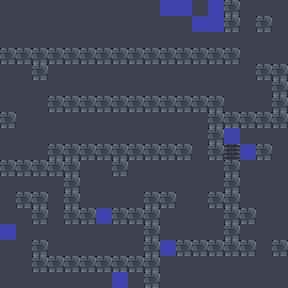

This is a level from a 2D game, rendered from its Tiled map with the project's own tilesets. A one-line summary and the complete map file follow:
An orthogonal 18x18 tile map with 16x16 px tiles, 1 tile layer (terrain) and 10 objects.

<map version="1.10" tiledversion="1.11.2" orientation="orthogonal" renderorder="right-down" width="18" height="18" tilewidth="16" tileheight="16" infinite="0" nextlayerid="3" nextobjectid="11">
 <properties>
  <property name="name" value="Niveau 2" />
  <property name="author" value="moineau" />
  <property name="goldMoves" type="int" value="151" />
 </properties>
 <tileset firstgid="1" source="tileset.tsx" />
 <layer id="1" name="terrain" width="18" height="18">
  <data encoding="csv">
1,1,1,1,1,1,1,1,1,1,3,3,1,3,4,1,1,1,
1,1,1,1,1,1,1,1,1,1,1,1,3,3,4,1,4,1,
1,1,1,1,1,1,1,1,1,1,1,1,1,1,1,1,1,1,
4,4,4,4,4,4,4,4,4,4,4,4,4,4,4,1,1,1,
1,1,4,1,1,1,1,1,1,1,1,1,1,1,1,1,4,4,
1,1,1,1,1,1,1,1,1,1,1,1,1,1,1,1,1,4,
1,1,1,4,4,4,4,4,4,4,4,4,4,4,1,1,1,4,
4,1,1,1,1,1,1,1,1,1,1,1,1,4,4,4,4,4,
1,1,1,1,1,1,1,1,1,1,1,1,1,4,3,1,1,1,
1,1,1,4,4,4,4,4,4,4,4,4,1,4,5,3,4,1,
4,4,4,4,4,1,1,4,1,1,1,1,1,1,4,1,1,1,
1,1,1,1,4,1,1,1,1,1,1,1,1,1,4,1,1,1,
1,4,4,1,4,1,1,1,1,4,4,1,1,4,4,1,1,1,
1,1,4,1,4,4,3,4,4,4,1,1,1,1,4,4,1,1,
3,1,1,1,1,1,1,1,1,4,1,1,1,1,4,1,1,1,
1,1,4,1,1,1,1,1,1,4,3,4,4,4,4,4,1,4,
1,1,4,4,4,4,4,4,4,4,1,1,1,1,1,1,1,1,
1,1,1,1,1,1,1,3,1,4,1,1,1,1,1,1,1,1
</data>
 </layer>
 <objectgroup id="2" name="objects">
  <object id="1" gid="6" x="0" y="16" width="16" height="16" />
  <object id="2" gid="7" x="192" y="16" width="16" height="16" />
  <object id="3" gid="7" x="128" y="288" width="16" height="16" />
  <object id="4" gid="9" x="176" y="272" width="16" height="16" />
  <object id="5" gid="9" x="112" y="240" width="16" height="16" />
  <object id="6" gid="9" x="16" y="48" width="16" height="16" />
  <object id="7" gid="9" x="32" y="32" width="16" height="16" />
  <object id="8" gid="9" x="48" y="16" width="16" height="16" />
  <object id="9" gid="8" x="272" y="176" width="16" height="16" />
  <object id="10" gid="8" x="256" y="256" width="16" height="16" />
 </objectgroup>
</map>
